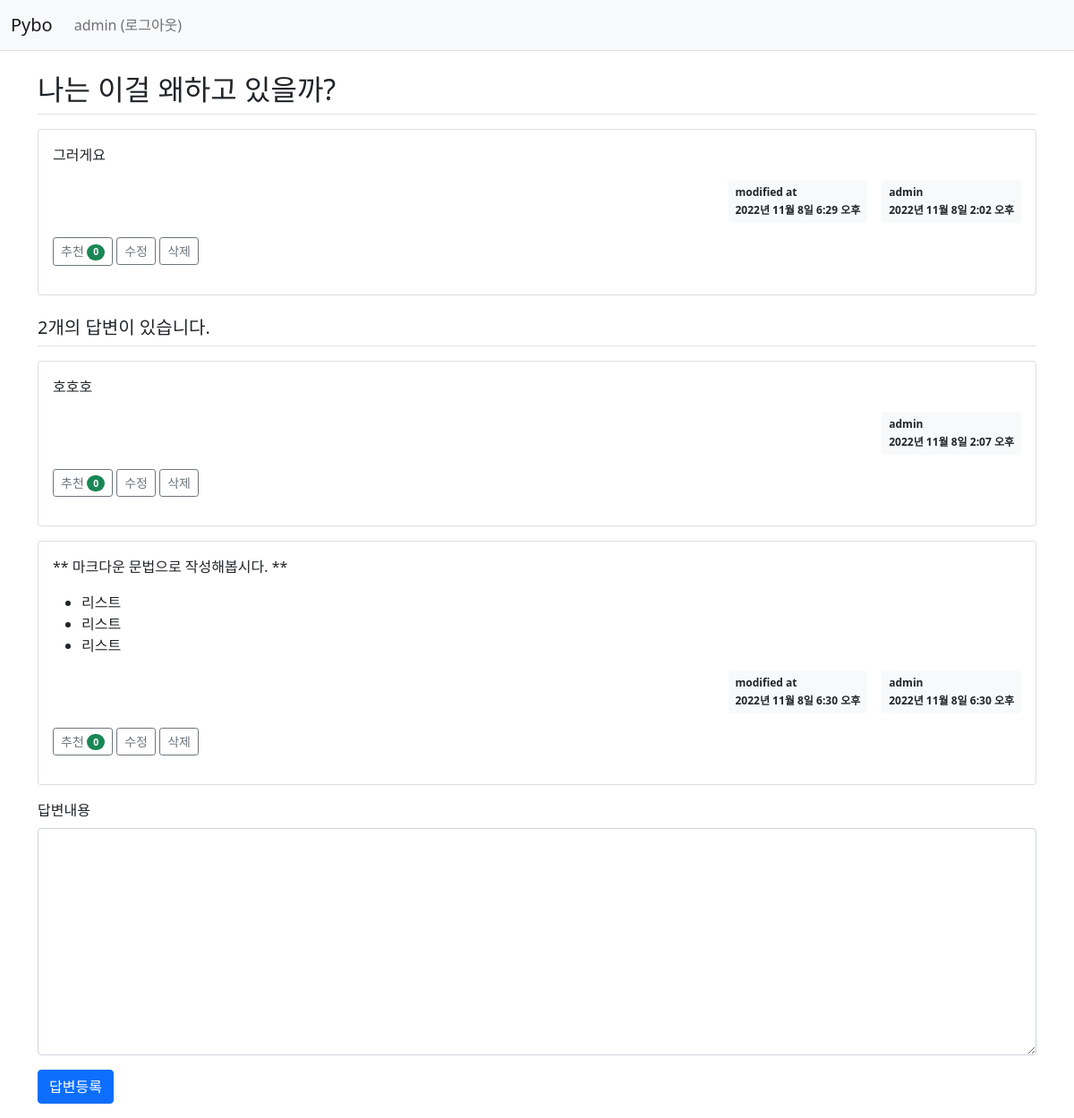
Page /pybo/303/ (signed in) on the committed database.
### pybo/models.py (models this page shows, shortened)
class Question(models.Model): # 테이블 생성 ( 장고에서는 모델 )
    author = models.ForeignKey(User, on_delete=models.CASCADE, related_name='author_question') # 유저의 질문이므로 유저가 삭제되면 질문도 삭제
    subject = models.CharField(max_length=200) # char형(글자수 제한 O)
    content = models.TextField() # 텍스트 형(글자수 제한 x)
    create_date = models.DateTimeField()
    modify_date = models.DateTimeField(null=True,blank=True) # null값이나 입력 데이터 검증 시 값을 비워둘 수 있음
    voter = models.ManyToManyField(User,related_name='voter_question')  # 추천인 추가 (다대다 관계)

class Answer(models.Model):
    author = models.ForeignKey(User,on_delete=models.CASCADE)
    question = models.ForeignKey(Question, on_delete=models.CASCADE) # 질문이 있어야 답변이 있으므로 질문이 삭제되면 답변도 삭제
    content = models.TextField()
    create_date = models.DateTimeField()
    modify_date = models.DateTimeField(null=True, blank=True)  # null값이나 입력 데이터 검증 시 값을 비워둘 수 있음
    voter = models.ManyToManyField(User,related_name='voter_answer')  # 추천인 추가

### pybo/views/base_views.py (the view)
# urls.py: path('<int:question_id>/',base_views.detail,name='detail'), # 질문의 id값으로 url주소를 매핑한다.
def detail(request,question_id): # detail 뷰
    question = get_object_or_404(Question,pk=question_id) # 있으면 객체리턴, 없으면 404 오류메시지 리턴
    context = {'question':question}
    return render(request,'pybo/question_detail.html',context)

### pybo/templatetags/pybo_filter.py (called while the page is built)
@register.filter
def mark(value): # 입력 문자열을 HTML로 변환하는 함수
    extensions = ['nl2br','fenced_code'] # 줄바꿈문자를 <br>로 , 마크다운의 소스코드 표현에 필요함.
    return mark_safe(markdown.markdown(value,extensions=extensions))

### templates/pybo/question_detail.html (shortened to what this page needs)
{% extends 'base.html' %}
{% load pybo_filter %}
{% block content %}
<div class="container my-3">
    <h2 class="border-bottom py-2">{{ question.subject }}</h2>
    <div class="card my-3">
        <div class="card-body">
            <div class="card-text">{{ question.content|mark }}</div>
            <div class="d-flex justify-content-end">
                {% if question.modify_date %}
                <div class="badge bg-light text-dark p-2 text-start mx-3">
                    <div class="mb-2">modified at</div>
                    <div>{{ question.modify_date }}</div>
                </div>
                {% endif %}
                <div class="badge bg-light text-dark p-2 text-start">
                    <div class="mb-2">{{question.author.username}}</div>
                    <div>{{ question.create_date }}</div>
                </div>
            </div>
            <div class="my-3">
                <a href="javascript:void(0)" data-uri="{% url 'pybo:question_vote' question.id %}"
                   class="recommend btn btn-sm btn-outline-secondary"> 추천
                    <span class="badge rounded-pill bg-success">{{question.voter.count}}</span>
                </a>
                {% if request.user == question.author %}
                <a href="{% url 'pybo:question_modify' question.id %}" class="btn btn-sm btn-outline-secondary">수정</a>
                <a href="javascript:void(0)" class="delete btn btn-sm btn-outline-secondary"
                   data-uri="{% url 'pybo:question_delete' question.id %}">삭제
                </a>
                {% endif %}
            </div>
        </div>
    </div>
    <h5 class="border-bottom my-3 py-2">{{question.answer_set.count}}개의 답변이 있습니다.</h5>
    {% for answer in question.answer_set.all %}
    <div class="card my-3">
        <div class="card-body">
            <div class="card-text">{{ answer.content|mark }}</div>
            <div class="d-flex justify-content-end">
                {% if answer.modify_date %}
                <div class="badge bg-light text-dark p-2 text-start mx-3">
                    <div class="mb-2">modified at</div>
                    <div>{{ answer.modify_date }}</div>
                </div>
                {% endif %}
                <div class="badge bg-light text-dark p-2 text-start">
                    <div class="mb-2">{{question.author.username}}</div>
                    <div>{{ answer.create_date }}</div>
                </div>
            </div>
            <div class="my-3">
                <a href="javascript:void(0)" data-uri="{% url 'pybo:answer_vote' answer.id  %}"
                   class="recommend btn btn-sm btn-outline-secondary"> 추천
                    <span class="badge rounded-pill bg-success">{{answer.voter.count}}</span>
                </a>
                {% if request.user == answer.author %}
                <a href="{% url 'pybo:answer_modify' answer.id %}"
                   class="btn btn-sm btn-outline-secondary">수정</a>
                <a href="#" class="delete btn btn-sm btn-outline-secondary "
                   data-uri="{% url 'pybo:answer_delete' answer.id  %}">삭제</a>
                {% endif %}
            </div>
        </div>
    </div>
    {% endfor %}
    <form action="{% url 'pybo:answer_create' question.id %}" method="post" class="my-3">
        <div class="mb-3">
            <label for="content" class="form-label">답변내용</label>
            <textarea {% if not user.is_authenticated %}disabled{% endif %}
                      name="content" id="content" class="form-control" rows="10">
            </textarea>
        </div>
        <input type="submit" value="답변등록" class="btn btn-primary">
    </form>
</div>
{% endblock %}

### templates/navbar.html (shortened to what this page needs)
<nav class="navbar navbar-expand-lg navbar-light bg-light border-bottom">
    <div class="container-fluid">
        <a class="navbar-brand" href="{% url 'pybo:index' %}">Pybo</a>
        <div class="collapse navbar-collapse" id="navbarSupportedContent">
            <ul class="navbar-nav me-auto mb-2 mb-lg-0">
                <li class="nav-item">
                    {% if user.is_authenticated %}
                    <a class="nav-link" href="{% url 'common:logout' %}">{{ user.username }} (로그아웃)</a>
                    {% else %}
                    <a class="nav-link" href="{% url 'common:login' %}">로그인</a>
                    {% endif %}
                </li>
            </ul>
        </div>
    </div>
</nav>

### rows in the picture
Question: subject "나는 이걸 왜하고 있을까?", content|mark "그러게요", modify_date "2022년 11월 8일 6:29 오후", author.username "admin", create_date "2022년 11월 8일 2:02 오후", voter.count "0", answer_set.count "2"
Answer: content|mark "호호호", create_date "2022년 11월 8일 2:07 오후", voter.count "0", shows "수정"
Answer: content|mark "** 마크다운 문법으로 작성해봅시다. ** 리스트 리스트 리스트", modify_date "2022년 11월 8일 6:30 오후", create_date "2022년 11월 8일 6:30 오후", voter.count "0", shows "수정"

### other values in the picture
{{ user.username }} "admin"
